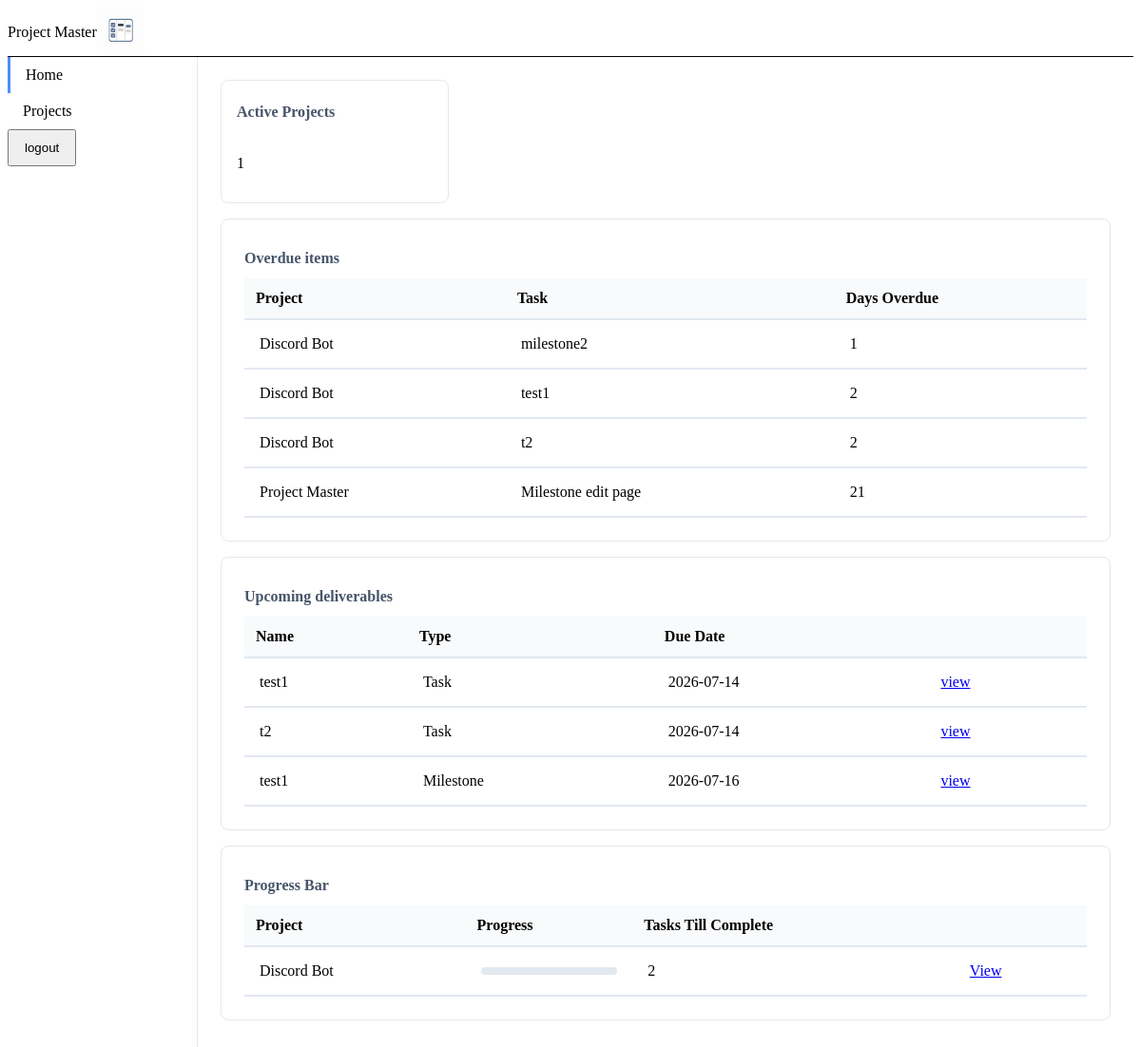
The page /dashboard (signed in) on the database its author committed.
### models.py (models this page shows)
class Milestone(db.Model):
    milestoneId: Mapped[int] = mapped_column(primary_key=True)
    projectId: Mapped[int] = mapped_column(ForeignKey('project.projectId'), nullable=False)
    milestoneName:Mapped[str] = mapped_column(nullable=False)
    description:Mapped[str] = mapped_column(nullable=True)
    startDate: Mapped[date] = mapped_column(Date, nullable=False)
    endDate: Mapped[date] = mapped_column(Date, nullable=False)
    status: Mapped[str] = mapped_column(nullable=False)
    createdAt:Mapped[datetime] = mapped_column(default=lambda: datetime.now(timezone.utc) ,nullable=False)

class Project(db.Model):
    projectId: Mapped[int] = mapped_column(primary_key=True)
    userId: Mapped[int] = mapped_column(ForeignKey('user.userId'), nullable=False)
    projectName:Mapped[str] = mapped_column(nullable=False)
    description:Mapped[str] = mapped_column(nullable=True)
    startDate: Mapped[Optional[date]] = mapped_column(Date,nullable=True)
    status: Mapped[str] = mapped_column(nullable=False)
    createdAt:Mapped[datetime] = mapped_column(default=lambda: datetime.now(timezone.utc) ,nullable=False)

class Task(db.Model):
    taskId: Mapped[int] = mapped_column(primary_key=True)
    projectId: Mapped[int] = mapped_column(ForeignKey('project.projectId'), nullable=False)
    milestoneId: Mapped[Optional[int]] = mapped_column(ForeignKey('milestone.milestoneId'), nullable=True)
    taskName:Mapped[str] = mapped_column(nullable=False)
    description:Mapped[str] = mapped_column(nullable=True)
    dueDate: Mapped[Optional[date]] = mapped_column(Date, nullable=True)
    status: Mapped[str] = mapped_column(nullable=False)
    createdAt:Mapped[datetime] = mapped_column(default=lambda: datetime.now(timezone.utc),nullable=False)

### app.py (the view)
@app.route('/dashboard', methods=['GET','POST'])
@login_required
def dashboard():
    num_of_active_project = db.session.scalar(select(func.count(Project.projectId)).where(
        Project.userId == current_user.userId,
        Project.status == 'active'
    ))
    today = date.today()
    seven_days_later = today + timedelta(7)
    stmt = (
        select(Milestone)
        .join(Project,Project.projectId == Milestone.projectId)
        .where(
            Milestone.status != 'Completed',
            Project.userId == current_user.userId,
            Project.status != 'completed',
            today <= Milestone.endDate,
            Milestone.endDate <= seven_days_later
        )
    )
    upcoming_milestones = db.session.execute(stmt).scalars().all()
    stmt = (
        select(Task)
        .join(Project, Project.projectId == Task.projectId)
        .where(
            Project.userId == current_user.userId,
            Task.status != 'Completed',
            Task.milestoneId.is_(None),
            today <= Task.dueDate,
            Task.dueDate <= seven_days_later
        )
    )
    upcoming_standalone_tasks = db.session.execute(stmt).scalars().all()
    stmt = (
        select(Task, func.coalesce(Task.dueDate,Milestone.endDate).label('due_date'))
        .join(Milestone, Task.milestoneId == Milestone.milestoneId)
        .join(Project, Project.projectId == Task.projectId)
        .where(
            Task.milestoneId.is_not(None),
            Task.status != 'Completed',
            Project.userId == current_user.userId,
            Project.status != 'completed',
            today <= Milestone.endDate,
            Milestone.status != 'Completed',
            Milestone.endDate <= seven_days_later
        )
    )
    upcoming_milestone_tasks = db.session.execute(stmt).all()
    normalized = []
    for m in upcoming_milestones:
        normalized.append({'type':'Milestone', 'name':m.milestoneName, 'due': m.endDate, 'project_link': url_for('project_detail', projectId=m.projectId)})
    for mt, due_date in upcoming_milestone_tasks:
        normalized.append({'type' : 'Task', 'name': mt.taskName, 'due' : due_date, 'project_link' : url_for('project_detail', projectId=mt.projectId)})
    for t in upcoming_standalone_tasks:
        normalized.append({'type' : 'Task', 'name' : t.taskName, 'due' : t.dueDate, 'project_link' : url_for('project_detail',projectId=t.projectId)})
    sorted_deliverables = sorted(normalized, key=lambda x:(x['due'], 0 if x['type'] == 'Milestone' else 1))
    stmt = (
        select(
            Project.projectId, Project.projectName,
            func.count(Task.taskId).label('total_tasks'), func.count(Task.taskId).filter(Task.status == 'Completed').label('completed_tasks')
        )
        .join(Task, Task.projectId == Project.projectId)
        .where(Project.userId == current_user.userId, Project.status != 'completed')
        .group_by(Project.projectId)
    )
    tasks = db.session.execute(stmt).all()
    normalized = []
    for t in tasks :
        percent = ( t.completed_tasks/t.total_tasks ) * 100 if t.total_tasks > 0 else 0
        normalized.append({
            'name' : t.projectName, 'id' : t.projectId,
            'ttc' :  t.total_tasks - t.completed_tasks,
            'link' : url_for('project_detail', projectId=t.projectId),
            'percent' : round(percent,1)
        })
    percent_and_ttc = sorted(normalized, key=lambda x : (x['percent'],x['ttc']), reverse=True)
    stmt = (
        select(Milestone, Project.projectName.label('projectName'))
        .join(Project,Project.projectId == Milestone.projectId)
        .where(
            Milestone.status != 'Completed',
            today > Milestone.endDate,
            Project.userId == current_user.userId
        )
    )
    overdue_milestones = db.session.execute(stmt).all()
    stmt = (
        select(Task, func.coalesce(Task.dueDate,Milestone.endDate).label('effective_due_date'), Project.projectName.label('projectName'))
        .join(Project, Project.projectId == Task.projectId)
        .join(Milestone, Milestone.milestoneId == Task.milestoneId)
        .where(Task.milestoneId.is_not(None),
               Project.userId == current_user.userId,
               Task.status != 'Completed',
               func.coalesce(Task.dueDate,Milestone.endDate) < today
        )
    )
    overdue_milestone_tasks = db.session.execute(stmt).all()
    stmt = (
        select(Task, Project.projectName.label('projectName'))
        .join(Project, Task.projectId == Project.projectId)
        .where(
            Task.milestoneId.is_(None),
            Task.status != 'Completed',
            Task.dueDate < today,
            Project.userId == current_user.userId
        )
    )
    stand_alone_tasks = db.session.execute(stmt).all()
    normalized = []
    for m, p in overdue_milestones:
        dod = (today - m.endDate).days
        normalized.append({'task': m.milestoneName, 'project' : p, 'dod' : dod })
    for mt, dd, p in overdue_milestone_tasks:
        dod = (today - dd).days
        normalized.append({'task' : mt.taskName, 'project' : p, 'dod' : dod})
    for t, p in stand_alone_tasks:
        dod = (today - t.dueDate).days
        normalized.append({'task' : t.taskName, 'project' : p, 'dod' : dod})
    overdue_items = sorted(normalized,key = lambda x:x['dod'])
    return render_template(
        'dashboard.html', upcoming_deliverables = sorted_deliverables,
        active_projects=num_of_active_project, percent_and_ttc=percent_and_ttc,
        overdue_items = overdue_items
        )

### app.py (called while the page is built)
@login_manager.user_loader
def load_user(user_id):
    return User.query.get(int(user_id))

### templates/dashboard.html (shortened to what this page needs)
{% extends "base.html" %}
{% block styles %} <link rel="stylesheet" href="{{ url_for('static', filename='css/dashboard.css') }}"> {% endblock %}
{% block content %}
<div class="dashboard-container" aria-label="Holds your important milestone metric and tables">
  <section class="dashboard-metrics" aria-label="Your metric data section">
    <article class="metric-card">
      <h2 class="metric-title">Active Projects</h2>
      <p>{{ active_projects }}</p>
    </article>
  </section>
  <section class="dashboard-tables" aria-label="Your table data">
    <article class="table-card">
      <h2 class="metric-title">Overdue items</h2>
      <table class="data-table">
          <thead>
              <tr>
                  <th>Project</th>
                  <th>Task</th>
                  <th>Days Overdue</th>
              </tr>
          </thead>
          <tbody>
              {% for i in overdue_items %}
              <tr>
                  <td>{{ i['project'] }}</td>
                  <td>{{ i['task'] }}</td>
                  <td>{{ i['dod'] }}</td>
              </tr>
              {% endfor %}
          </tbody>
      </table>
    </article>
    <article class="table-card">
      <h2 class="metric-title">Upcoming deliverables</h2>
      <table class="data-table">
        <thead>
          <tr>
            <th>Name</th>
            <th>Type</th>
            <th>Due Date</th>
            <th scope="col"></th>
          </tr>
        </thead>
         <tbody>
          {% for item in upcoming_deliverables %}
          <tr>
            <td>{{ item['name'] }}</td>
            <td>{{ item['type'] }}</td>
            <td>{{ item['due'] }}</td>
            <td><a href="{{ item['project_link'] }}">view</a></td>
         </tr>
          {% endfor %}
         </tbody>
      </table>
    </article>
  <article class="table-card" aria-label="Your active project progress bar">
        <h2 class="metric-title">Progress Bar</h2>
        <table class="data-table">
          <thead>
            <tr>
              <th>Project</th>
              <th>Progress</th>
              <th>Tasks Till Complete</th>
              <th scope="col"></th>
            </tr>
          </thead>
          <tbody>
            {% for item in percent_and_ttc %}
            <tr>
              <td> {{ item['name'] }}</td>
              <td>
                <div class="progress-container">
                </div>
              </td>
              <td>{{ item['ttc'] }}</td>
              <td><a href="{{ item['link']  }}">View</a></td>
            </tr>
            {% endfor %}
          </tbody>
        </table>
      </article>
  </section>
</div>
{% endblock  %}

### templates/base.html (shortened to what this page needs)
<!DOCTYPE html>
<html lang="en">
<head>
    <link rel="stylesheet" href="{{ url_for('static', filename='css/base.css')}}">
    <link rel="stylesheet" href="{{ url_for('static', filename='css/layout.css')}}">
    <link rel="stylesheet" href="{{ url_for('static', filename='css/components.css')}}">
    <link rel="stylesheet" href="https://cdn.jsdelivr.net/npm/@tabler/icons-webfont@latest/tabler-icons.min.css">
    {% block styles %} {% endblock %}
</head>
<body>
    <header class="top-bar">
        <div class="top-bar-left">
            <span class="top-bar-left-text">Project Master</span>
            <span class="top-bar-left-logo">
              <img class="logo" alt="project master logo" src="{{ url_for('static', filename='images/pm-logo.png')}}" height="50" width="50">
            </span>
        </div>
    </header>
    <div class = "app-body">
      <nav class = "side-bar" aria-label="Main navigation">
        <ul class = "nav-links">
          <li class="{{ 'nav-active' if request.endpoint == 'dashboard' else ''}}"><a href = "{{ url_for('dashboard') }}">Home</a></li>
          <li class="{{ 'nav-active' if request.endpoint == 'project_page' else ''}}"><a href = "{{ url_for('project_page') }}">Projects</a></li>
          <li class="{{ 'nav-active' if request.endpoint == 'logout' else ''}}"><form action="{{ url_for('logout') }}" method="POST" class="nav-logout-btn"><button type="submit">logout</button></form></li>
        </ul>
      </nav>
      <main class = "main-content">
        {% block content %} {% endblock %}
      </main>
    </div>
</body>
</html>

### static/css/base.css (style rules this page uses)
* { box-sizing: border-box; }

### static/css/layout.css (style rules this page uses)
.app-body { display:flex; height: calc(100vh - 52px); }
.side-bar { width: 200px; flex-shrink: 0; background-color: var(--surface-1); border-right: 1px solid #e2e8f0; }
.main-content { flex:1; overflow-y: auto; }
.top-bar { display:flex; align-items: center; justify-content: space-between; height: 52px; border-bottom: 1px black solid; background-color: var(--surface-2) }
.top-bar-left, .top-bar-right { display: flex; align-items: center; }
.nav-links { padding: 0; margin: 0; list-style-type:none; }
.nav-links a, .nav-links button { display: block; padding: 10px 16px; color: black; text-decoration: none; }
.nav-active a { border-left: 3px solid #4f8ef7; font-weight: 500; }
.nav-logout-btn { border: none; font : inherit; }

### static/css/components.css (style rules this page uses)
.table-card { background-color: var(--surface-1); border: 1px solid #e2e8f0; border-radius: 8px; padding: 24px; text-align: left; }
.data-table { border-collapse: collapse; width: 100%; text-align: left; }
.data-table th { padding: 12px; }
.data-table td { padding: 16px; }
.data-table tr { border-bottom : 2px solid #e2e8f0; }
thead tr { background-color: #f8fafc; }
.progress-container { height: 8px; background-color: #e2e8f0; border-radius: 4px; }
.metric-card { background-color: var(--surface-1); border: 1px solid #e2e8f0; border-radius: 8px; padding: 16px; display: flex; flex-direction: column; gap:8px }
.metric-title { font-size: 1rem; font-weight: 600; color: #475569; margin-bottom: 12px; margin-top: 8px; }

### static/css/dashboard.css (style rules this page uses)
.dashboard-container { max-width: 1100px; margin-left: 0; padding: 24px; }
.dashboard-metrics { display: grid; grid-template-columns: repeat(auto-fit,minmax(180px,240px)); gap: 1rem; margin-bottom: 1rem }
.dashboard-tables { display: flex; flex-direction: column; gap: 1rem; }

### rows shown on the page
Milestone: project "Discord Bot", task "milestone2", dod "1"
Project: project "Discord Bot" "Discord Bot", name "Discord Bot", ttc "2"
Task: task "test1", name "test1", type "Task", due "2026-07-14"
Task: task "t2", name "t2", type "Task", due "2026-07-14"
Milestone: project "Project Master", task "Milestone edit page", dod "21"
Milestone: name "test1", type "Milestone", due "2026-07-16"

### other values the page prints
{{ active_projects }} "1"
{{ i['dod'] }} "2" "2"
